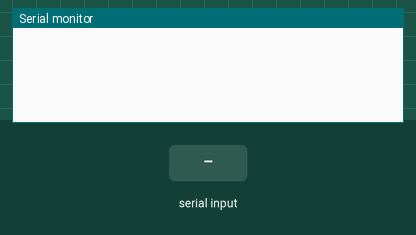
This sketch was run on a simulated Arduino Uno, built with avr-gcc and run on an emulated ATmega328P. On the bench: the last lines printed to the serial monitor. Inputs (shaded band) come from the test bench.

Above: at 1.2 s.
1.3 s: "s" received over Serial
At 3.5 s:
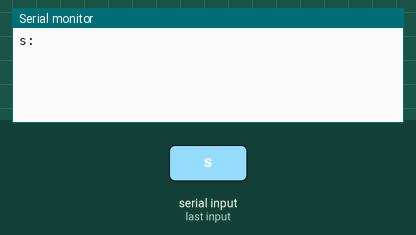
3.8 s: "t" received over Serial
At 5.4 s:
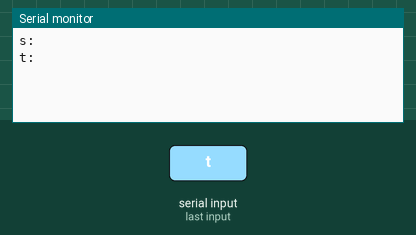
6.3 s: "1" received over Serial
At 8.5 s:
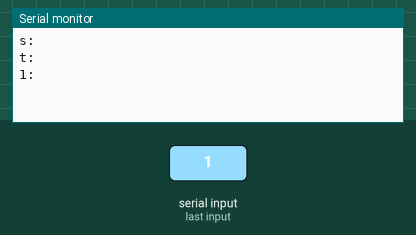

The sketch:

FSMs.ino
```cpp
// Name(s): Seunghan Bae

void setup() {
  Serial.begin(9600);
}

void loop() {
  if (Serial.available()) {
   String s = Serial.readString();
   Serial.print(s);
   Serial.print(": ");
   if (s[0] == 's' && s[1] == 't') Serial.print(1);
   for (int i = 0; i < s.length(); i++) {
    if (s[i] == ' ' && s[i + 1] == 's' && s[i + 2] == 't') Serial.print(1);
   }
   Serial.println();
  }
}
```

Measured:
- after the input at 1.3 s, the serial monitor: prints a new line after 1.0 s (image 1)
- after the input at 3.8 s, the serial monitor: prints a new line after 1.0 s (image 2)
- after the input at 6.3 s, the serial monitor: prints a new line after 1.0 s (image 3)
